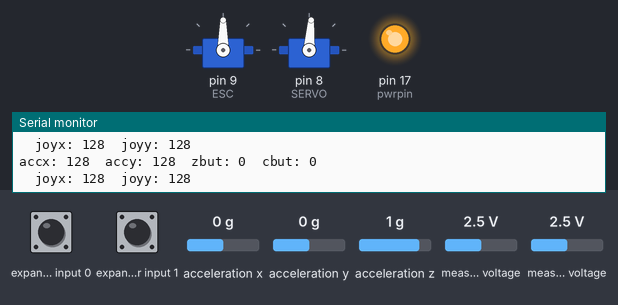
Bench run of a sketch on a simulated Arduino Uno, built with avr-gcc and run on an emulated ATmega328P. Parts: 2 × servo, output pins drawn as LEDs (lit = HIGH), the last lines printed to the serial monitor. Wiring (inferred from the names in the program): Wii Nunchuk at I2C address 0x52. The test bench sets the inputs (shaded band); at power-on: acceleration x 0 g, expander input 0 HIGH, expander input 1 HIGH, acceleration y 0 g, acceleration z 1 g, measured voltage 2.5 V.

Above: at 1.3 s.
1.4 s: acceleration x set to -1.4 g
At 2.6 s:
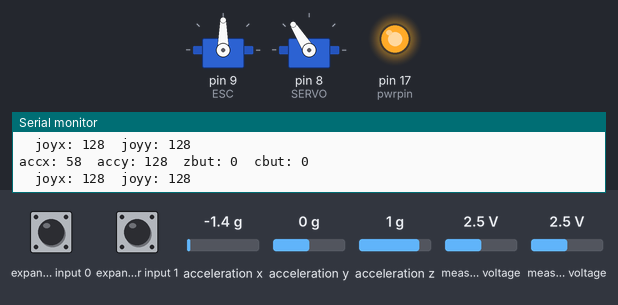
2.9 s: acceleration x set to -0.8 g
At 3.5 s:
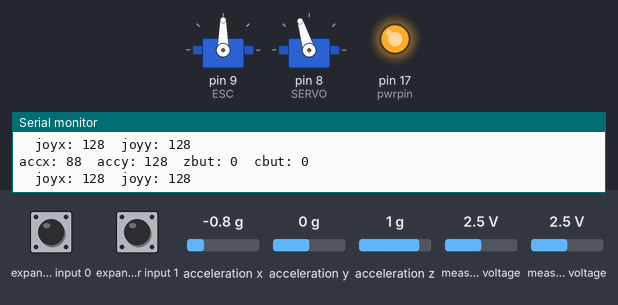
4.6 s: acceleration x set to 0.8 g
At 5.5 s:
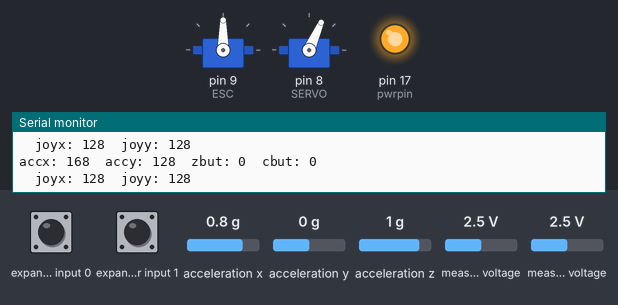
6.4 s: acceleration x set to 1.4 g
At 7.4 s:
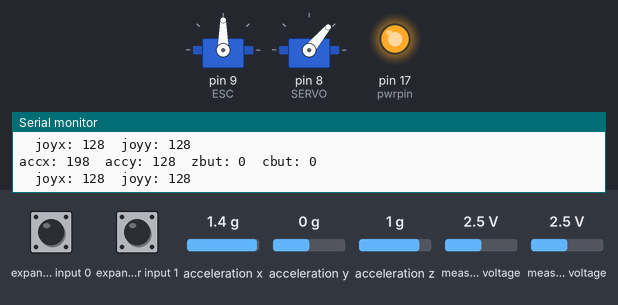
8.1 s: expander input 0 pulled LOW for 0.4 s
At 9.4 s:
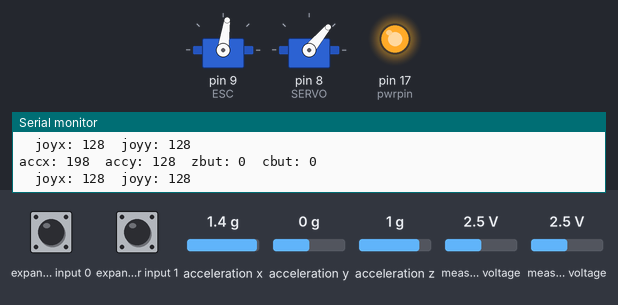
Timing chart, 0 to 11.0 s (numbered marks = the images above; inputs shaded):
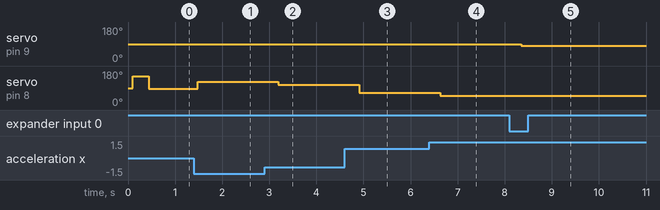

Measured:
- after the input at 1.4 s, servo on pin 8 (SERVO): 86° → 122° after 0.08 s
- after the input at 2.9 s, servo on pin 8 (SERVO): 122° → 107° after 0.30 s
- after the input at 4.6 s, servo on pin 8 (SERVO): 107° → 66° after 0.31 s
- after the input at 6.4 s, servo on pin 8 (SERVO): 66° → 50° after 0.23 s
- after the input at 8.1 s, servo on pin 9 (ESC): 90° → 82° after 0.25 s

The sketch:

WiiChuckESC_Servo.ino
```cpp
/*
 * WiiChuckDemo --
 *
 * 2008 Tod E. Kurt, http://thingm.com/
 *
 */

#include <Wire.h>
#include <Servo.h>
#include "nunchuck_funcs.h"

int loop_cnt=0;
Servo ESC;
Servo SERVO;
int val;
int vala;

byte joyx,joyy,accx,accy,zbut,cbut;
int ledPin = 13;


void setup()
{
    Serial.begin(19200);
    nunchuck_setpowerpins();
    nunchuck_init(); // send the initilization handshake
    ESC.attach(9);
    SERVO.attach(8);

    Serial.print("WiiChuckDemo ready\n");
}

void loop()
{
 val = map(accx, 70, 170, 116, 64);


  SERVO.write(val);
  if (zbut == true){
  vala = map(accy, 70, 170, 140, 40);
  ESC.write(vala);
  }else{vala=100;}

    if( loop_cnt > 300 ) { // every 100 msecs get new data
        loop_cnt = 0;

        nunchuck_get_data();

        joyy = nunchuck_joyy();
        joyx = nunchuck_joyx();
        accx  = nunchuck_accelx(); // ranges from approx 70 - 182
        accy  = nunchuck_accely(); // ranges from approx 65 - 173
        zbut = nunchuck_zbutton();
        cbut = nunchuck_cbutton();


        Serial.print("accx: "); Serial.print((byte)accx,DEC);
        Serial.print("\taccy: "); Serial.print((byte)accy,DEC);
        Serial.print("\tzbut: "); Serial.print((byte)zbut,DEC);
        Serial.print("\tcbut: "); Serial.println((byte)cbut,DEC);
        Serial.print("\tjoyx: "); Serial.print((byte)joyx,DEC);
        Serial.print("\tjoyy: "); Serial.println((byte)joyy,DEC);
       // Serial.print("SERVO  ");
        //Serial.println(val);
        //Serial.print("ESC  ");
        //Serial.println(vala);
    }
    loop_cnt++;
    delay(1);
}
```

nunchuck_funcs.h
```cpp
/*
 * Nunchuck functions  -- Talk to a Wii Nunchuck
 *
 * This library is from the Bionic Arduino course :
 *                          http://todbot.com/blog/bionicarduino/
 *
 * 2007-11 Tod E. Kurt, http://todbot.com/blog/
 *
 * The Wii Nunchuck reading code originally from Windmeadow Labs
 *   http://www.windmeadow.com/node/42
 */

#if (ARDUINO >= 100)
#include <Arduino.h>
#else
#include <WProgram.h>
//#define Wire.write(x) Wire.send(x)
//#define Wire.read() Wire.receive()
#endif


static uint8_t nunchuck_buf[6];   // array to store nunchuck data,

// Uses port C (analog in) pins as power & ground for Nunchuck
static void nunchuck_setpowerpins()
{
#define pwrpin PORTC3
#define gndpin PORTC2
    DDRC |= _BV(pwrpin) | _BV(gndpin);
    PORTC &=~ _BV(gndpin);
    PORTC |=  _BV(pwrpin);
    delay(100);  // wait for things to stabilize
}

// initialize the I2C system, join the I2C bus,
// and tell the nunchuck we're talking to it
static void nunchuck_init()
{
    Wire.begin();                // join i2c bus as master
    Wire.beginTransmission(0x52);// transmit to device 0x52
#if (ARDUINO >= 100)
    Wire.write((uint8_t)0x40);// sends memory address
    Wire.write((uint8_t)0x00);// sends sent a zero.
#else
    Wire.send((uint8_t)0x40);// sends memory address
    Wire.send((uint8_t)0x00);// sends sent a zero.
#endif
    Wire.endTransmission();// stop transmitting
}

// Send a request for data to the nunchuck
// was "send_zero()"
static void nunchuck_send_request()
{
    Wire.beginTransmission(0x52);// transmit to device 0x52
#if (ARDUINO >= 100)
    Wire.write((uint8_t)0x00);// sends one byte
#else
    Wire.send((uint8_t)0x00);// sends one byte
#endif
    Wire.endTransmission();// stop transmitting
}

// Encode data to format that most wiimote drivers except
// only needed if you use one of the regular wiimote drivers
static char nunchuk_decode_byte (char x)
{
    x = (x ^ 0x17) + 0x17;
    return x;
}

// Receive data back from the nunchuck,
// returns 1 on successful read. returns 0 on failure
static int nunchuck_get_data()
{
    int cnt=0;
    Wire.requestFrom (0x52, 6);// request data from nunchuck
    while (Wire.available ()) {
        // receive byte as an integer
#if (ARDUINO >= 100)
        nunchuck_buf[cnt] = nunchuk_decode_byte( Wire.read() );
#else
        nunchuck_buf[cnt] = nunchuk_decode_byte( Wire.receive() );
#endif
        cnt++;
    }
    nunchuck_send_request();  // send request for next data payload
    // If we recieved the 6 bytes, then go print them
    if (cnt >= 5) {
        return 1;   // success
    }
    return 0; //failure
}

// Print the input data we have recieved
// accel data is 10 bits long
// so we read 8 bits, then we have to add
// on the last 2 bits.  That is why I
// multiply them by 2 * 2
static void nunchuck_print_data()
{
    static int i=0;
    int joy_x_axis = nunchuck_buf[0];
    int joy_y_axis = nunchuck_buf[1];
    int accel_x_axis = nunchuck_buf[2]; // * 2 * 2;
    int accel_y_axis = nunchuck_buf[3]; // * 2 * 2;
    int accel_z_axis = nunchuck_buf[4]; // * 2 * 2;

    int z_button = 0;
    int c_button = 0;

    // byte nunchuck_buf[5] contains bits for z and c buttons
    // it also contains the least significant bits for the accelerometer data
    // so we have to check each bit of byte outbuf[5]
    if ((nunchuck_buf[5] >> 0) & 1)
        z_button = 1;
    if ((nunchuck_buf[5] >> 1) & 1)
        c_button = 1;

    if ((nunchuck_buf[5] >> 2) & 1)
        accel_x_axis += 1;
    if ((nunchuck_buf[5] >> 3) & 1)
        accel_x_axis += 2;

    if ((nunchuck_buf[5] >> 4) & 1)
        accel_y_axis += 1;
    if ((nunchuck_buf[5] >> 5) & 1)
        accel_y_axis += 2;

    if ((nunchuck_buf[5] >> 6) & 1)
        accel_z_axis += 1;
    if ((nunchuck_buf[5] >> 7) & 1)
        accel_z_axis += 2;

    Serial.print(i,DEC);
    Serial.print("\t");

    Serial.print("joy:");
    Serial.print(joy_x_axis,DEC);
    Serial.print(",");
    Serial.print(joy_y_axis, DEC);
    Serial.print("  \t");

    Serial.print("acc:");
    Serial.print(accel_x_axis, DEC);
    Serial.print(",");
    Serial.print(accel_y_axis, DEC);
    Serial.print(",");
    Serial.print(accel_z_axis, DEC);
    Serial.print("\t");

    Serial.print("but:");
    Serial.print(z_button, DEC);
    Serial.print(",");
    Serial.print(c_button, DEC);

    Serial.print("\r\n");  // newline
    i++;
}

// returns zbutton state: 1=pressed, 0=notpressed
static int nunchuck_zbutton()
{
    return ((nunchuck_buf[5] >> 0) & 1) ? 0 : 1;  // voodoo
}

// returns zbutton state: 1=pressed, 0=notpressed
static int nunchuck_cbutton()
{
    return ((nunchuck_buf[5] >> 1) & 1) ? 0 : 1;  // voodoo
}

// returns value of x-axis joystick
static int nunchuck_joyx()
{
    return nunchuck_buf[0];
}

// returns value of y-axis joystick
static int nunchuck_joyy()
{
    return nunchuck_buf[1];
}

// returns value of x-axis accelerometer
static int nunchuck_accelx()
{
    return nunchuck_buf[2];   // FIXME: this leaves out 2-bits of the data
}

// returns value of y-axis accelerometer
static int nunchuck_accely()
{
    return nunchuck_buf[3];   // FIXME: this leaves out 2-bits of the data
}

// returns value of z-axis accelerometer
static int nunchuck_accelz()
{
    return nunchuck_buf[4];   // FIXME: this leaves out 2-bits of the data
}
```
